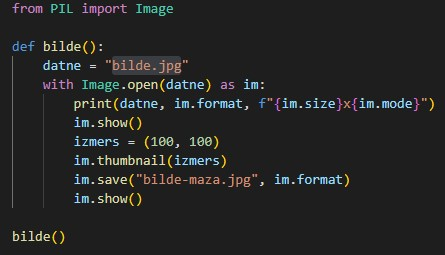
#> input picture bilde.jpg, 445 x 255 px
$ python bilde.py
#> lines starting #> are read from the running program, lines starting #| are printed output that depends on the picture
from PIL import Image

def bilde():
    datne = "bilde.jpg"
    with Image.open(datne) as im:
#> im is the input picture: PIL image 445x255 RGB; mean R, G, B 36.7, 37.3, 37
        print(datne, im.format, f"{im.size}x{im.mode}")
#| bilde.jpg JPEG (445, 255)xRGB
        im.show()
        izmers = (100, 100)
        im.thumbnail(izmers)
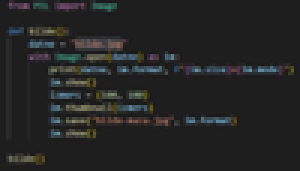
#> im: PIL image 100x57 RGB (shown 3 times larger); mean R, G, B 36.7, 37.4, 37.1
        im.save("bilde-maza.jpg", im.format)
        im.show()

bilde()
